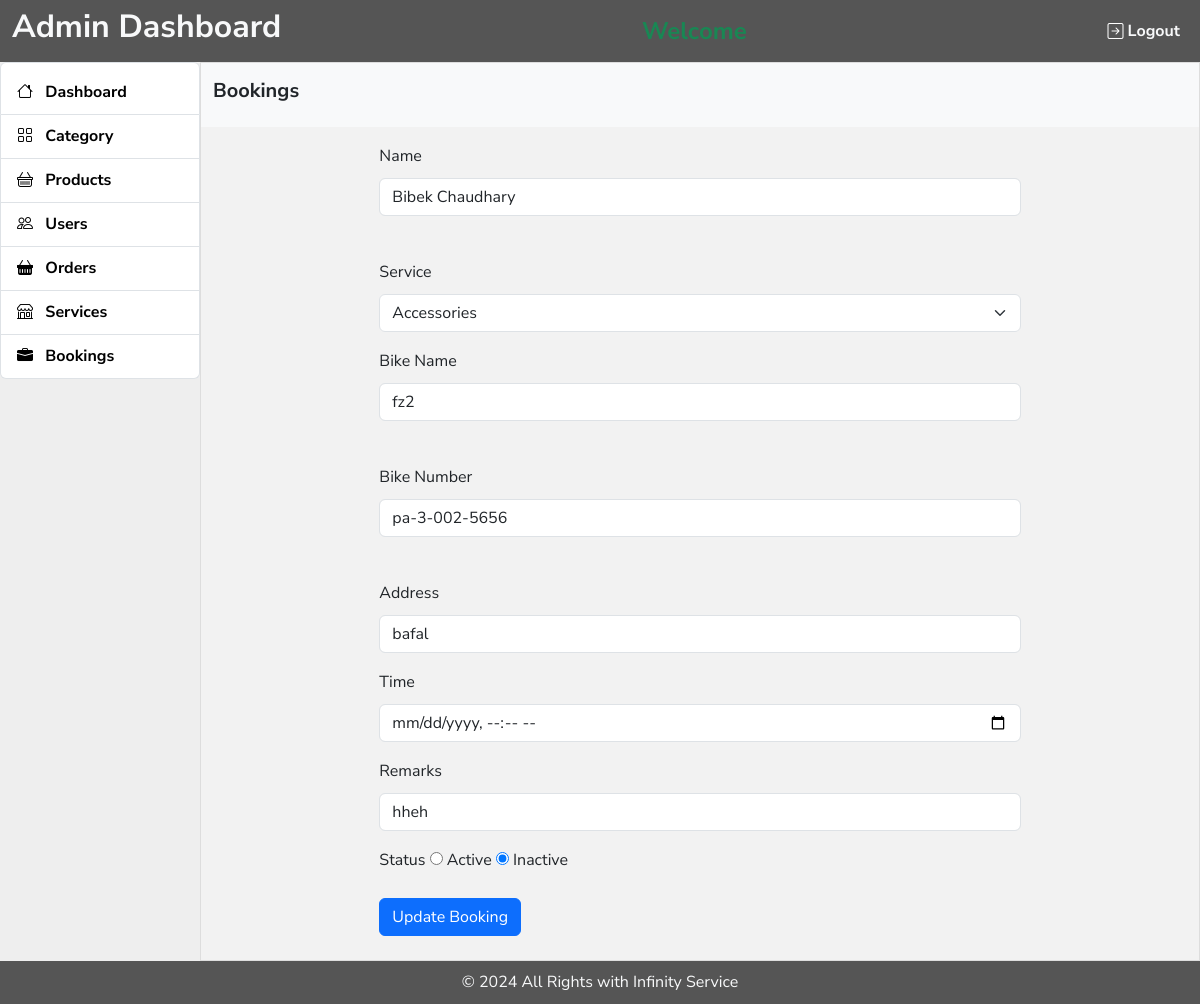
/bookings_form.php?eid=12, run on the app's committed database.
### tables this page shows
CREATE TABLE `bookings` (
  `id` int(11) NOT NULL,
  `user_name` varchar(20) DEFAULT NULL,
  `bike_name` varchar(20) DEFAULT NULL,
  `bike_number` varchar(20) NOT NULL,
  `address` varchar(20) DEFAULT NULL,
  `time` varchar(20) DEFAULT NULL,
  `status` tinyint(1) DEFAULT NULL,
  `user_id` int(11) NOT NULL,
  `service_id` int(11) NOT NULL,
  `remarks` varchar(20) DEFAULT NULL
);

### bookings_form.php (the view, shortened to what this page needs)
<?php
require 'connection.php';
$id = $_GET['eid'];
$sql = "SELECT * FROM Bookings WHERE id = $id";
$booking = $conn->query($sql);
$booking = $booking->fetch_assoc();
$services_sql= "SELECT * FROM Services";
$services_result= $conn->query($services_sql);
?>
<?php include 'dashboard_top.php'; ?>
<div class="col-md-10" style="background:#f2f2f2; min-height:600px; border:1px solid #dddddd">
      <div class="row">
            <div class="col-12 py-3 bg-light">
                  <h5>Bookings</h5>
            </div>
      </div>
      <div class="row pt-3">
            <div class="col-md-8 offset-md-2">
                  <form action="" method="POST" enctype="multipart/form-data">
                        <div class="form-group mb-3">
                              <label class="form-label">Name</label>
                              <input type="text" name="uname" value="<?php echo $booking['user_name'] ?>"
                                    class="form-control">
                              <br>
                        </div>
                        <div class="form-group mb-3">
                              <label class="form-label">Service</label>
                              <select name="service" id="" class="form-select">
                                    <?php while ($row = $services_result->fetch_assoc())  {
                            $selected = ($row['id'] == $booking['service_id']) ? 'selected' : '';
                            echo '<option value=' . $row['id'] . ' ' . $selected . '>' . $row['title'] . '</option>';
                        } ?>
                              </select>
                        </div>
                        <div class="form-group mb-3">
                              <label class="form-label">Bike Name</label>
                              <input type="text" name="bname" class="form-control"
                                    value="<?php echo $booking['bike_name'] ?>">
                              <br>
                        </div>
                        <div class="form-group mb-3">
                              <label class="form-label">Bike Number</label>
                              <input type="text" name="bnumber" class="form-control"
                                    value="<?php echo $booking['bike_number'] ?>">
                              <br>
                        </div>
                        <div class="form-group mb-3">
                              <label class="form-label">Address</label>
                              <input type="text" name="address" class="form-control"
                                    value="<?php echo $booking['address'] ?>">
                        </div>
                        <div class="form-group mb-3">
                              <label class="form-label">Time</label>
                              <input type="datetime-local" min="<?php echo date('Y-m-d\TH:i'); ?>" name="time"
                                    class="form-control" value="<?php echo $booking['time'] ?>"
                                    onkeyup="checkTime(this.value)">
                        </div>
                        <div class="form-group mb-3">
                              <label class="form-label">Remarks</label>
                              <input type="text" name="remarks" class="form-control"
                                    value="<?php echo $booking['remarks'] ?>">
                        </div>
                        <div class="form-group mb-3">
                              <label class="form-label">Status</label>
                              <input type="radio" name="status" value="1" id="active"
                                    <?php if($booking['status']==1) echo 'checked'; ?>>
                              <label for="active">Active</label>
                              <input type="radio" name="status" value="0" id="inactive"
                                    <?php if($booking['status']==0) echo 'checked'; ?>>
                              <label for="active">Inactive</label>
                        </div>
                        <div class="form-group mb-4">
                              <input type="submit" name="btnUpdateBooking" class="btn btn-primary"
                                    value="Update Booking" />
                        </div>
                  </form>
            </div>
      </div>
</div>
<?php include 'dashboard_bottom.php'; ?>

### css/style.css (style rules this page uses)
* { margin: 0; padding: 0; box-sizing: border-box; }
:root { --black: #000; --bg: #555555; --primary: rgb(64, 117, 212); --darkprimary: #375da1; --white: #fff; --red: #dc3545; }
body { font-family: "Nunito Sans", sans-serif !important; font-size: 16px !important; line-height: 27px !important; font-weight: 400 !important; }
h1, h2, h3, h4, h5, h6 { font-weight: 700 !important; }

### data on the page
bookings: uname "Bibek Chaudhary", bname "fz2", bnumber "pa-3-002-5656", address "bafal", remarks "hheh", status "☐ Active", status "☑"

### other printed values
form field service "Accessories"
